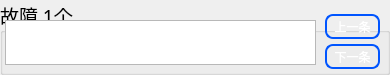
  <widget class="QGroupBox" name="groupBox_Error">
   <property name="geometry">
    <rect>
     <x>5</x>
     <y>400</y>
     <width>390</width>
     <height>75</height>
    </rect>
   </property>
   <property name="font">
    <font>
     <family>文泉驿等宽微米黑</family>
     <pointsize>14</pointsize>
     <weight>50</weight>
     <italic>false</italic>
     <bold>false</bold>
    </font>
   </property>
   <property name="focusPolicy">
    <enum>Qt::NoFocus</enum>
   </property>
   <property name="contextMenuPolicy">
    <enum>Qt::NoContextMenu</enum>
   </property>
   <property name="styleSheet">
    <string notr="true">QToolButton{
font: 14pt &quot;文泉驿等宽微米黑&quot;;
border:2px solid;
border-radius:8px;
color: white;
	border-color: rgb(0, 85, 255);
}
QToolButton:pressed{
font: 13pt &quot;文泉驿等宽微米黑&quot;;
background-color:rgb(85, 170, 255);
}
QTableWidget{
font: 13pt &quot;文泉驿等宽微米黑&quot;;
gridline-color: rgb(0, 0, 0);
}
QTableWidgetItem{
font: 13pt &quot;文泉驿等宽微米黑&quot;;
color: rgb(0, 0, 0);
}
</string>
   </property>
   <property name="title">
    <string>故障 1个</string>
   </property>
   <property name="alignment">
    <set>Qt::AlignLeading|Qt::AlignLeft|Qt::AlignTop</set>
   </property>
   <property name="flat">
    <bool>false</bool>
   </property>
   <widget class="QTableWidget" name="tabWid_Error">
    <property name="geometry">
     <rect>
      <x>5</x>
      <y>20</y>
      <width>311</width>
      <height>45</height>
     </rect>
    </property>
    <property name="font">
     <font>
      <family>文泉驿等宽微米黑</family>
      <pointsize>13</pointsize>
      <weight>50</weight>
      <italic>false</italic>
      <bold>false</bold>
     </font>
    </property>
    <property name="focusPolicy">
     <enum>Qt::NoFocus</enum>
    </property>
    <property name="styleSheet">
     <string notr="true"/>
    </property>
    <attribute name="horizontalHeaderDefaultSectionSize">
     <number>100</number>
    </attribute>
   </widget>
   <widget class="QToolButton" name="tBtn_upError">
    <property name="geometry">
     <rect>
      <x>325</x>
      <y>14</y>
      <width>55</width>
      <height>25</height>
     </rect>
    </property>
    <property name="text">
     <string>上一条</string>
    </property>
   </widget>
   <widget class="QToolButton" name="tBtn_downError">
    <property name="geometry">
     <rect>
      <x>325</x>
      <y>44</y>
      <width>55</width>
      <height>25</height>
     </rect>
    </property>
    <property name="text">
     <string>下一条</string>
    </property>
   </widget>
  </widget>
